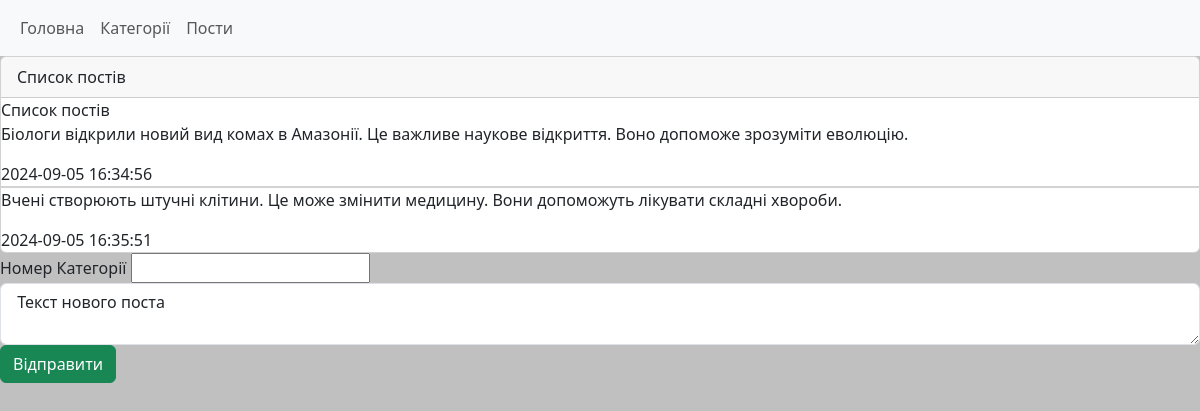
The page /categories/4 on the database its author committed.
### tables this page shows
CREATE TABLE post (
    post_id INTEGER PRIMARY KEY AUTOINCREMENT,
    category_id INTEGER,
    text TEXT,
    datetime TEXT DEFAULT CURRENT_TIMESTAMP,
    FOREIGN KEY(category_id) REFERENCES category(category_id)
);

### main.py (the view)
@app.route("/categories/<id>", methods=["GET","POST"])
def posts_by_category(id):
    if request.method == "POST":
        category_id = request.form.get("category_id")
        text = request.form.get("text")
        db.addPost(category_id, text)
        return redirect(f"/categories/{id}")
    return render_template("post_list.html",
                            post_list=db.getPostsByCategory(id))

### db.py (called while the page is built)
def open():
    global conn, cursor
    conn = sqlite3.connect(db_name)
    cursor = conn.cursor()

def close():
    cursor.close()
    conn.close()

def getPostsByCategory(category_id):
    open()
    cursor.execute("SELECT * FROM post WHERE category_id = ?;", [category_id])
    res = cursor.fetchall()
    close()
    return res

### templates/post_list.html
{% extends 'base.html' %}
{% block content %}
<div class="card">
    <div class="card-header">
        Список постів
    </div>
    Список постів
    {% for p in post_list %}
    <li class="list-group list-group-flush">
        <p>
            {{p[2]}}
        </p>
        <span>{{p[-1]}}</span>
        </li>
    {%endfor%}
</div>
<div class="mb-3">
    <form method="post">
        <label>Номер Категорії</label>
        <input type="number" name="category_id">
        <textarea class="form-control" name="text"> Текст нового поста </textarea>
        <input type="submit" value="Відправити" class="btn btn-success">
    </form>
</div>
{% endblock %}

### static/style.css (style rules this page uses)
body { background: #c0c0c0; }

### rows shown on the page
post: text "Біологи відкрили новий вид комах в Амазонії. Це важливе наукове відкриття. Воно допоможе зрозуміти еволюцію.", datetime "2024-09-05 16:34:56"
post: text "Вчені створюють штучні клітини. Це може змінити медицину. Вони допоможуть лікувати складні хвороби.", datetime "2024-09-05 16:35:51"
